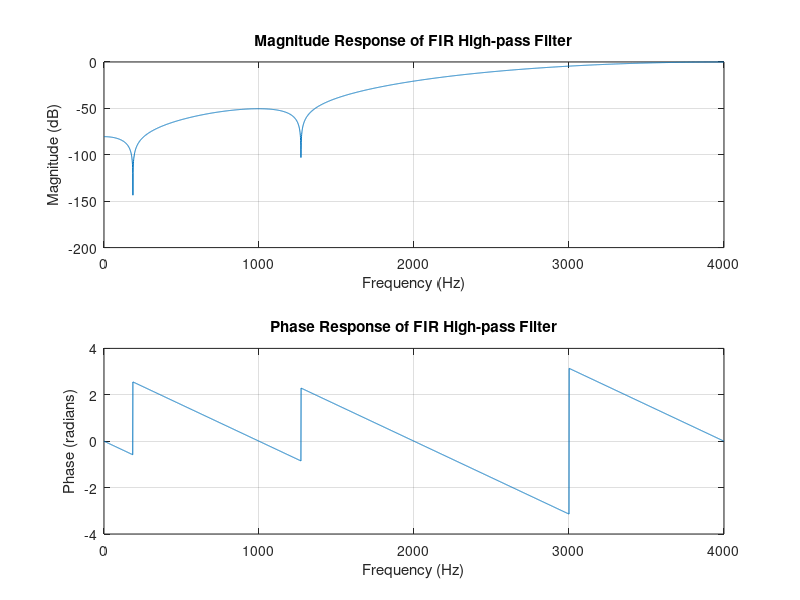

Write MATLAB code to recreate this figure.
clc; clear; close all;

%% Parameters
Fs = 8000;        % Sampling frequency
N = 9;            % Filter order
Fc = 3000;        % Cutoff frequency (Hz)

%% Design FIR High-pass Filter using fir1 (rectangular window)
Wn = Fc / (Fs/2);                 % Normalized cutoff (0 to 1)
b = fir1(N-1, Wn, 'high');        % High-pass filter using rectangular window

%% Frequency Response
Nfft = 4096;
[H, f] = freqz(b, 1, Nfft, Fs);   % Frequency response

%% Plot
figure;
subplot(2,1,1);
plot(f, 20*log10(abs(H)));
title('Magnitude Response of FIR High-pass Filter');
xlabel('Frequency (Hz)');
ylabel('Magnitude (dB)');
grid on;
xlim([0 Fs/2]);

subplot(2,1,2);
plot(f, angle(H));
title('Phase Response of FIR High-pass Filter');
xlabel('Frequency (Hz)');
ylabel('Phase (radians)');
grid on;
xlim([0 Fs/2]);
